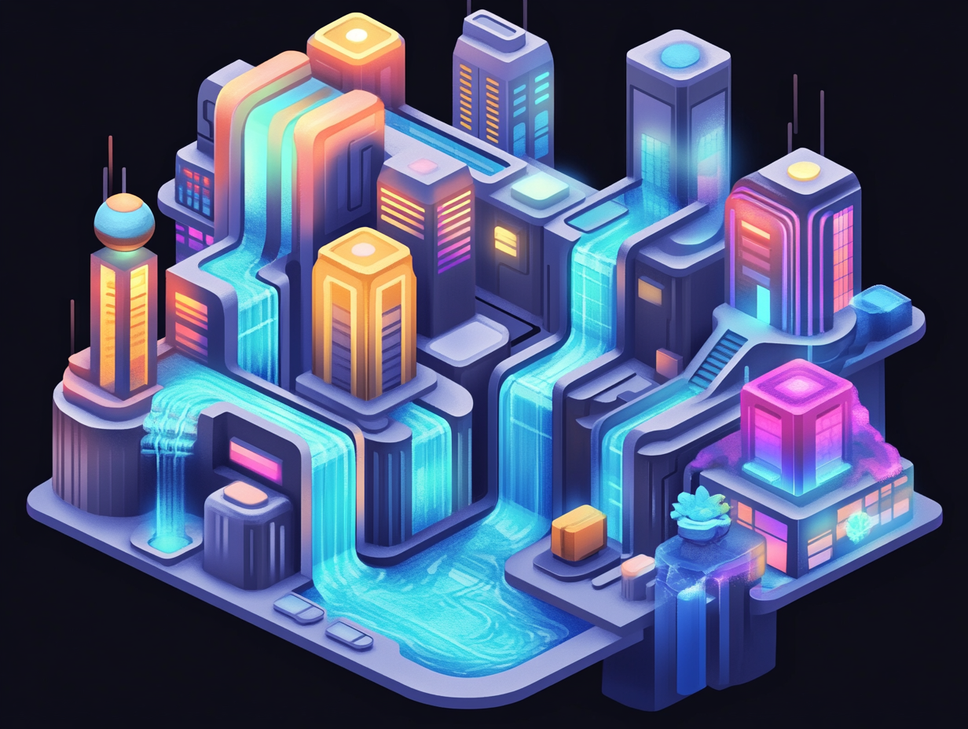
#> input picture Images/example.png, 968 x 729 px, shrunk from 1232 x 928 before the run
$ python -i surface_partitioning.py   (imports and definitions only)
#> lines starting #> are read from the running program, lines starting #| are printed output that depends on the picture; after the words box and inside, x2 and y2 are one past the last pixel; in counts of white or black regions, pixels touching at a corner belong together
### edge_clustering_analyzer.py
import cv2
import numpy as np
from sklearn.cluster import DBSCAN


class EdgeClustering:
    def __init__(self, image, edge_thresholds=(50, 150), cluster_eps=10, min_samples=10):
        """
        Initialize the EdgeClustering class.

        Args:
            image: Input image as a numpy array.
            edge_thresholds: Canny edge detection thresholds.
            cluster_eps: Maximum distance between points for DBSCAN clustering.
            min_samples: Minimum number of points to form a cluster in DBSCAN.
        """
        self.image = image
        self.edge_thresholds = edge_thresholds
        self.cluster_eps = cluster_eps
        self.min_samples = min_samples

    def detect_edges(self):
        """
        Perform edge detection using the Canny edge detector.

        Returns:
            edges: Binary image with edges detected.
        """
        if len(self.image.shape) == 2:  # Image is already grayscale
            gray = self.image
        elif len(self.image.shape) == 3 and self.image.shape[2] == 3:  # Color image (BGR)
            gray = cv2.cvtColor(self.image, cv2.COLOR_BGR2GRAY)
        else:
            raise ValueError("Unsupported image format. Ensure the input image has 1 or 3 channels.")

        # Ensure the image is of type uint8
        if gray.dtype != np.uint8:
            gray = (gray / gray.max() * 255).astype(np.uint8) if gray.max() > 1 else gray.astype(np.uint8)

        edges = cv2.Canny(gray, *self.edge_thresholds)
        return edges

    # [123 lines left out: functions detect_lines, find_contours, cluster_shapes, analyze_edges, visualize_clusters, visualize_results, not called in this run]


# Example usage:
# [11 lines that do not run on import are left out]

### surface_partitioning.py
import cv2
import numpy as np
from scipy.spatial import Delaunay
from shapely.geometry import Polygon, Point

from edge_clustering_analyzer import EdgeClustering


class SurfacePartitioning:
    """
    Class for partitioning image edges into planar or volumetric regions
    using Convex Hulls, Alpha-Shapes, and Region-Growing techniques.
    """

    def __init__(self, sensitivity=0.5, max_polygons=10):
        """
        Initialize the SurfacePartitioning class.

        Args:
            sensitivity (float): Threshold for edge detection and alpha shape.
                                 Value should be between 0.0 to 1.0.
            max_polygons (int): Maximum number of polygons or regions to generate.
        """
        self.sensitivity = sensitivity
        self.max_polygons = max_polygons

    def _detect_edges(self, image):
        """
        Detect edges in the image using Canny edge detection.

        Args:
            image (numpy.ndarray): Input grayscale image.

        Returns:
            numpy.ndarray: Binary edge map of the image.
        """
        edge_clustering_analyzer = EdgeClustering(image)
        self.edges = edge_clustering_analyzer.detect_edges()
        return self.edges

    def _find_contours(self, edges):
        """
        Find contours from the edge map.

        Args:
            edges (numpy.ndarray): Binary edge map.

        Returns:
            list: List of detected contours.
        """
        contours, _ = cv2.findContours(edges, cv2.RETR_EXTERNAL, cv2.CHAIN_APPROX_SIMPLE)
        return contours

    def _compute_convex_hulls(self, contours):
        """
        Compute convex hulls from the detected contours.

        Args:
            contours (list): List of detected contours.

        Returns:
            list: List of convex hulls.
        """
        hulls = [cv2.convexHull(c) for c in contours]
        return hulls

    def _alpha_shapes(self, points, alpha):
        """
        Compute an alpha shape (concave hull) for a given set of points.

        Args:
            points (numpy.ndarray): Array of 2D points.
            alpha (float): Alpha parameter to control detail in the shape.

        Returns:
            list: List of polygons representing the alpha shape.
        """
        if len(points) < 4:  # Alpha shape cannot be computed with less than 4 points
            return Polygon(points)

        tri = Delaunay(points)
        edges = set()
        edge_points = []

        # Loop through the triangles
        for ia, ib, ic in tri.simplices:
            pa, pb, pc = points[ia], points[ib], points[ic]

            # Compute the circumradius
            a = np.linalg.norm(pa - pb)
            b = np.linalg.norm(pb - pc)
            c = np.linalg.norm(pc - pa)
            s = (a + b + c) / 2.0
            area = np.sqrt(s * (s - a) * (s - b) * (s - c))
            circum_radius = a * b * c / (4.0 * area)

            if circum_radius < 1.0 / alpha:
                edges.add((ia, ib))
                edges.add((ib, ic))
                edges.add((ic, ia))

        for i, j in edges:
            edge_points.append(points[[i, j]])

        return edge_points

    def _region_growing(self, image, seed_point, threshold=10):
        """
        Perform region-growing segmentation starting from a seed point.

        Args:
            image (numpy.ndarray): Input image (grayscale or color).
            seed_point (tuple): Starting point for region growing.
            threshold (int): Intensity difference threshold for acceptance.

        Returns:
            numpy.ndarray: Binary mask of the grown region.
        """
        # Convert the image to grayscale if it is not already
        if len(image.shape) == 3:  # Check for a color image (3 dimensions)
            image = cv2.cvtColor(image, cv2.COLOR_BGR2GRAY)

        height, width = image.shape
        visited = np.zeros_like(image, dtype=bool)
        region = np.zeros_like(image, dtype=np.uint8)

        stack = [seed_point]
        seed_value = image[seed_point]

        while stack:
            x, y = stack.pop()

            if visited[y, x]:
                continue

            visited[y, x] = True
            intensity_diff = abs(int(image[y, x]) - int(seed_value))

            if intensity_diff <= threshold:
                region[y, x] = 255

                # Check neighbors
                for nx, ny in [(x - 1, y), (x + 1, y), (x, y - 1), (x, y + 1)]:
                    if 0 <= nx < width and 0 <= ny < height and not visited[ny, nx]:
                        stack.append((nx, ny))

        return region

    def apply(self, image):
        """
        Apply the surface partitioning process to an image.

        Args:
            image (numpy.ndarray): Input image (grayscale).

        Returns:
            dict: Dictionary containing regions, polygons, and debug information.
        """
        # Step 1: Detect edges
        edges = self._detect_edges(image)

        # Step 2: Detect contours
        contours = self._find_contours(edges)

        # Step 3: Compute regions (Convex Hulls and/or Alpha Shapes)
        regions = []
        convex_hulls = []
        for contour in contours:
            if len(regions) >= self.max_polygons:
                break

            # Ensure the contour is valid and has enough points
            if len(contour) < 3:
                continue

            points = contour.squeeze()
            if points.ndim != 2 or points.shape[1] != 2:
                continue  # Skip if points are not 2D

            # Ensure the points have the correct datatype
            points = points.astype(np.float32)

            # Alpha shape or Convex Hull
            if len(points) >= 4:
                alpha_shape = self._alpha_shapes(points, alpha=self.sensitivity)
                regions.append(alpha_shape)
            else:
                convex_hull = cv2.convexHull(points)
                convex_hulls.append(convex_hull)

        # Step 4: Region Growing (optional)
        grown_region = self._region_growing(image, seed_point=(image.shape[1] // 2, image.shape[0] // 2))

        return {
            "edges": edges,
            "convex_hulls": convex_hulls,
            "alpha_shapes": regions,
            "region_grown": grown_region,
        }

>>> import cv2
>>> picture = cv2.imread('Images/example.png')
#> picture is the input picture: shape (729, 968, 3); mean B, G, R 117.2, 84.6, 74.5
>>> result = SurfacePartitioning().apply(picture)
#> in detect_edges, `gray = cv2.cvtColor(self.image, cv2.COLOR_BGR2GRAY)`:
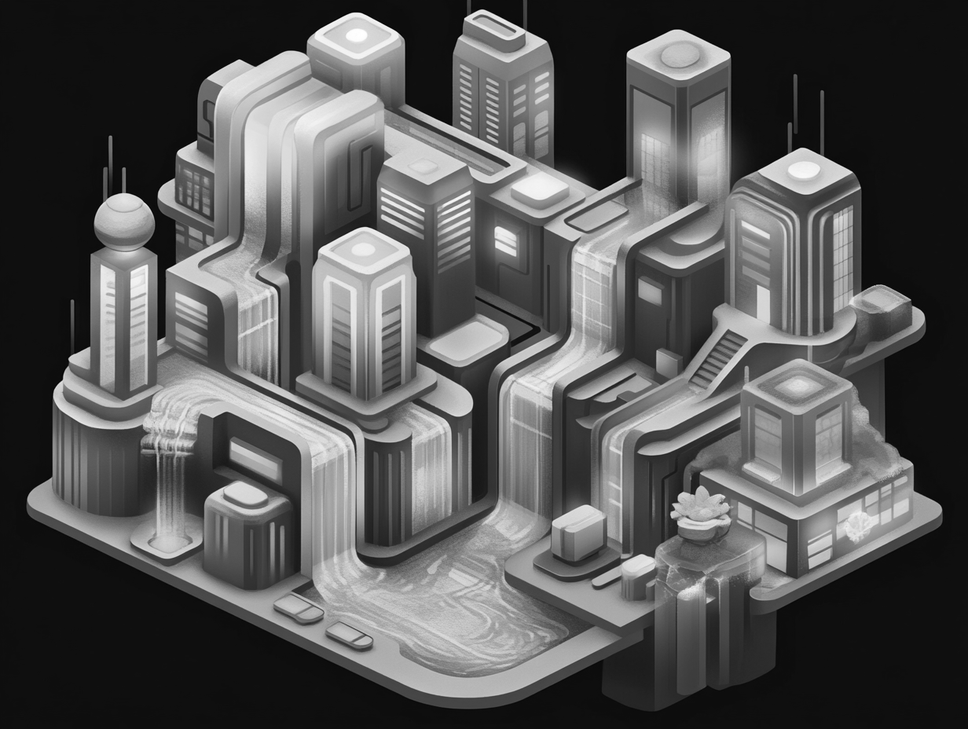
#> gray: shape (729, 968); min 1, max 255, mean 85.3
#> in detect_edges, `edges = cv2.Canny(gray, *self.edge_thresholds)`:
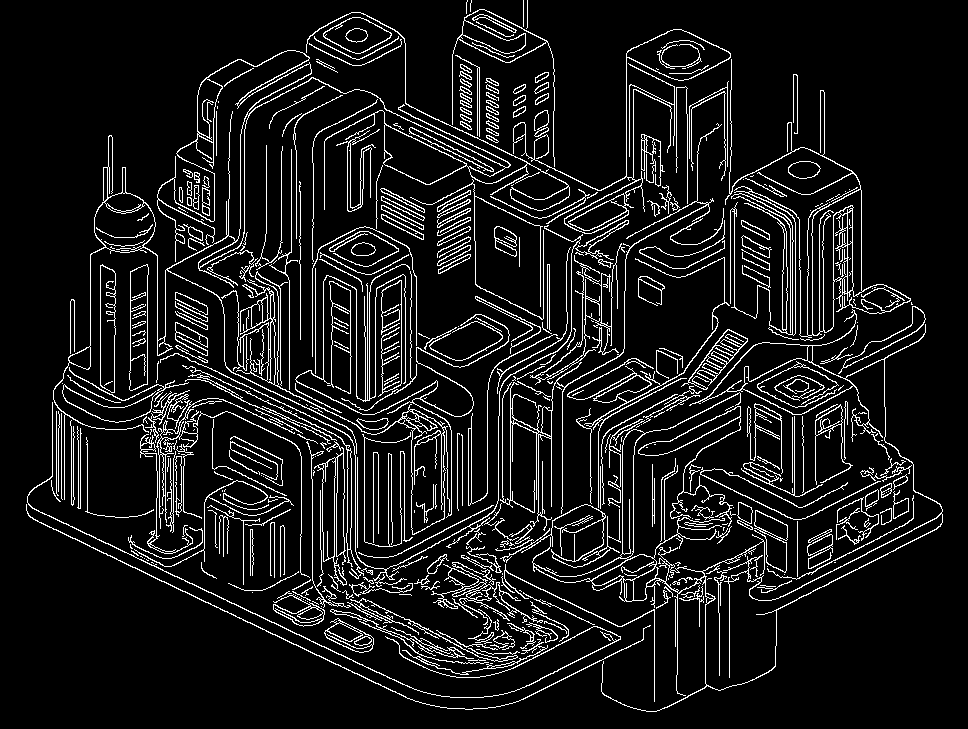
#> edges: shape (729, 968); 9.4% white in thin lines or dots
#> in _find_contours, `contours, _ = cv2.findContours(edges, cv2.RETR_EXTERNAL, cv2.CHAIN_APP..`: contours = 415 contours, 254 with area under 20; largest, box (x1, y1, x2, y2) and area: (532, 309, 943, 712) 10770, (53, 12, 570, 500) 9253, (725, 59, 911, 338) 7698, (513, 29, 731, 234) 4294, (452, 9, 555, 167) 2628
#> the loop in apply, `for contour in contours:` made 12 passes
#> contour on pass 1: [[490, 663], [492, 663]]
#> after the loop in apply, `for contour in contours:`: convex_hulls = []; regions = 10 items
#> in _region_growing, `seed_value = image[seed_point]`: seed_value = 110
#> the loop in _region_growing, `while stack:` made 1 pass
#> intensity_diff on pass 1: 52
#> after the loop in _region_growing, `while stack:`: region: shape (729, 968); every value is 0
#> after the loop in _region_growing, `while stack:`:
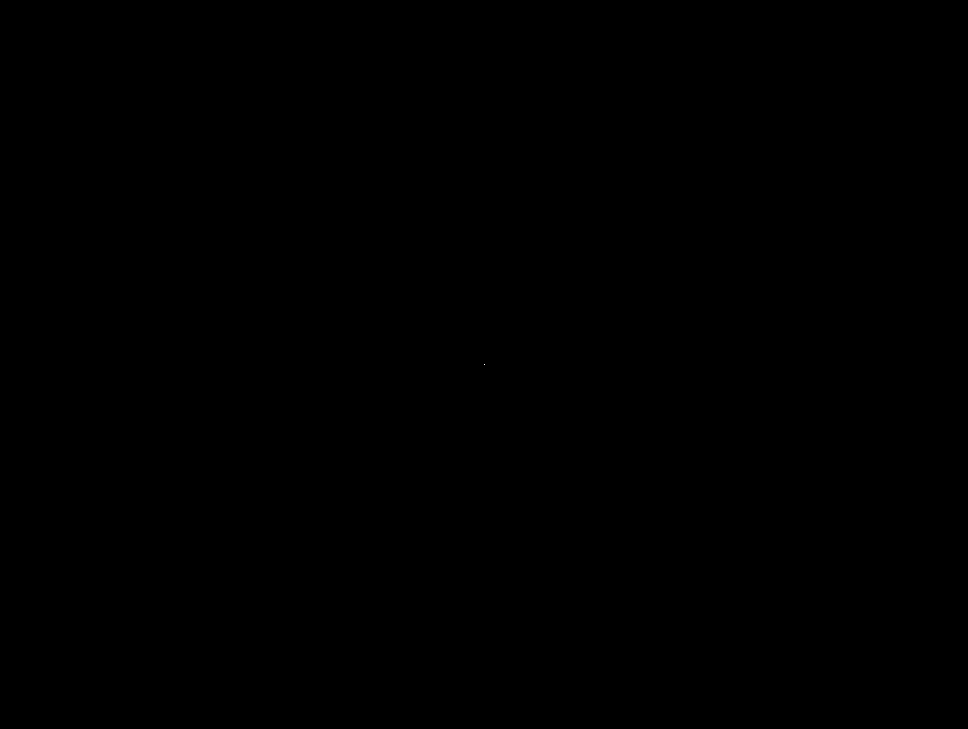
#> visited: shape (729, 968) bool; 0% white in thin lines or dots, all inside (x1, y1, x2, y2) = (484, 364, 485, 365)
#> after the loop in _region_growing, `while stack:`: stack = []
#> result = 4 items
